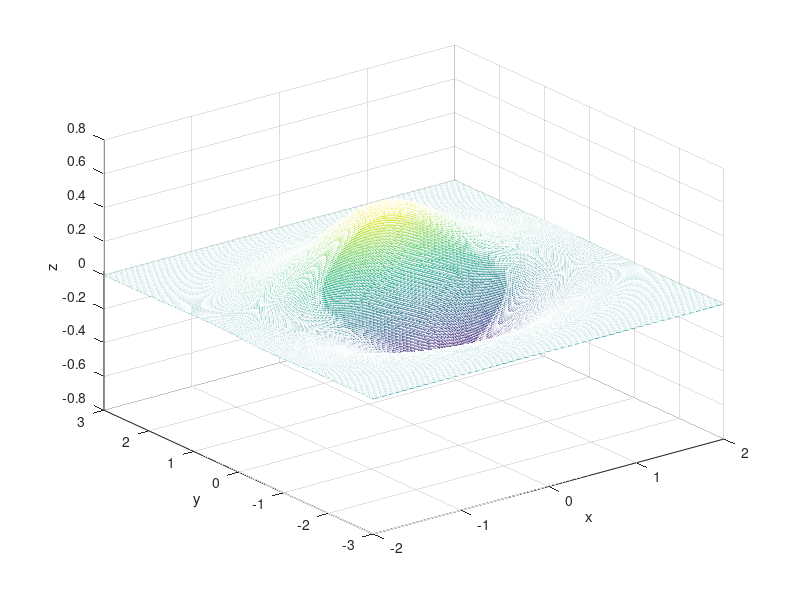

Reproduce this figure in MATLAB.
x = -3:0.01:3;
y = -2:0.01:2;
[xx, yy] = meshgrid(x, y);
zz = xx.*exp(-(xx.^2+yy.^2));
mesh( yy, xx,  zz);
xlabel('x');
ylabel('y');
zlabel('z');
